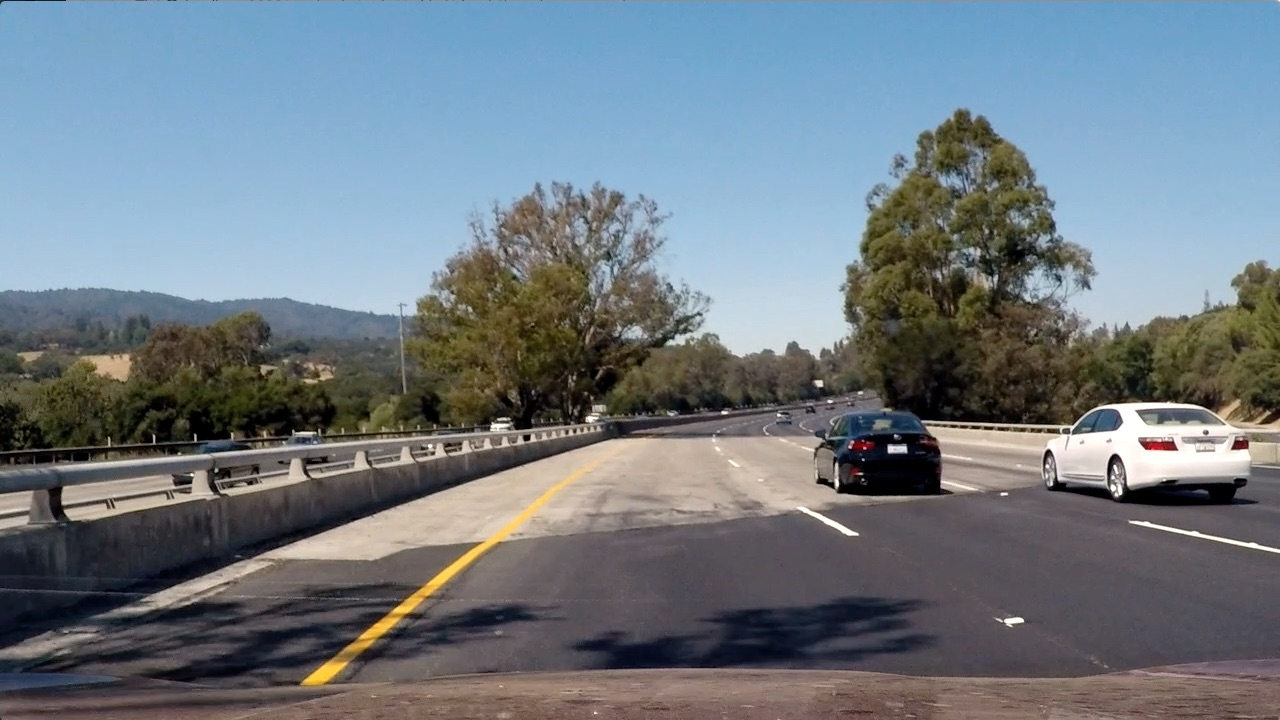
#> input picture test_images/test4.jpg, 1280 x 720 px; the run also reads 1 picture not shown here
$ python 'Project 2.py'   (older library calls are emulated)
#> lines starting #> are read from the running program, lines starting #| are printed output that depends on the picture; after the words box and inside, x2 and y2 are one past the last pixel; in counts of white or black regions, pixels touching at a corner belong together
#!/usr/bin/env python
# coding: utf-8

# In[2]:


# 1st Code Cell
#importing some useful packages
import matplotlib.pyplot as plt
import matplotlib.image as mpimg
import numpy as np
import cv2
import math
import os

get_ipython().run_line_magic('matplotlib', 'inline')

ym_per_pix = 30/720 # meters per pixel in y dimension
xm_per_pix = 3.7/1280 # meters per pixel in x dimension


# In[3]:


# 2nd Code Cell
#reading in an image
os.listdir("test_images/")
test_image = mpimg.imread('test_images/test4.jpg')
#> test_image is the input picture: shape (720, 1280, 3); mean R, G, B 112.2, 122.7, 130.9

path = os.path.realpath('test_images/straight_lines2.jpg')
filename_w_ext = os.path.basename(path)
filename, file_extension = os.path.splitext(filename_w_ext)

#printing out some stats and plotting
print('This image is:', type(test_image), 'with dimensions:', test_image.shape)
#| This image is: <class 'numpy.ndarray'> with dimensions: (720, 1280, 3)
plt.imshow(test_image)

filename_new = 'output_images'+'/'+ 'original_raw_picture'+file_extension
mpimg.imsave(filename_new, test_image)


# In[4]:


# 3rd Code Cell
# Calibrate the camera
calibration_image = mpimg.imread('camera_cal/calibration2.jpg')
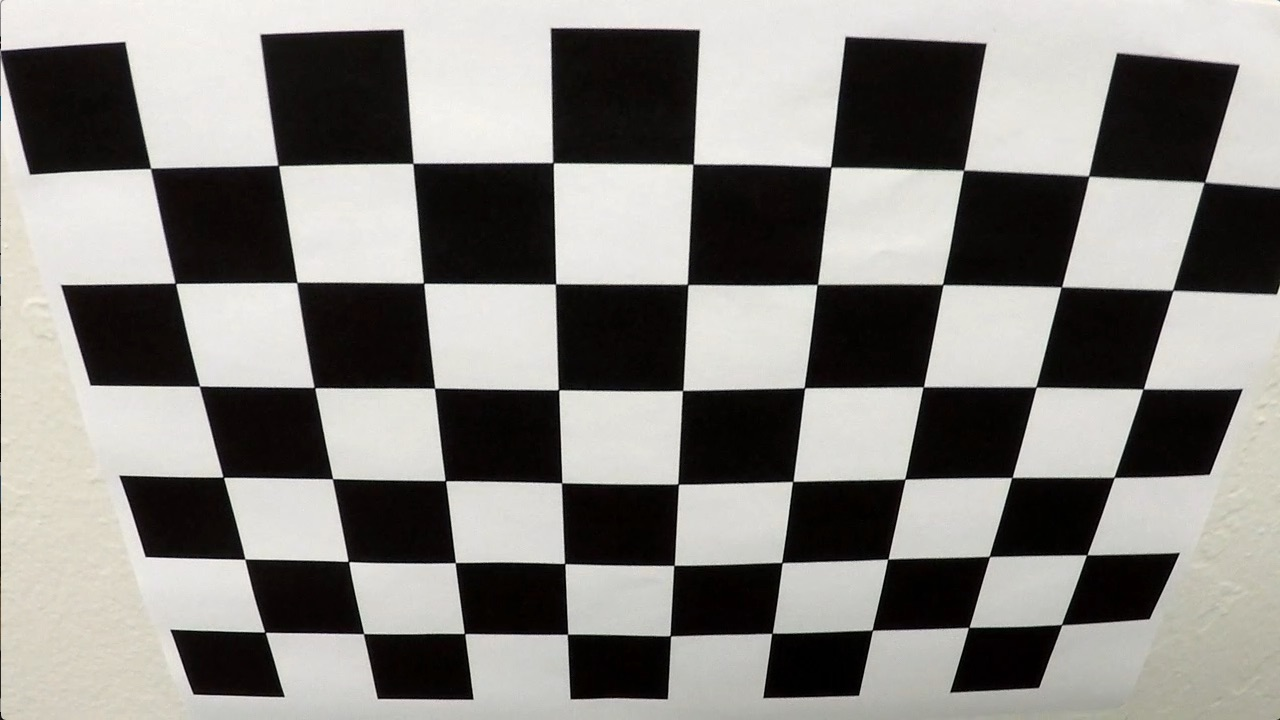
#> input picture camera_cal/calibration2.jpg, 1280 x 720 px
#> calibration_image is the input picture: shape (720, 1280, 3); mean R, G, B 134.4, 132.4, 128.5

nx = 9 # the number of inside corners in x
ny = 6 # the number of inside corners in y

#printing out some stats and plotting
print('This image is:', type(calibration_image), 'with dimensions:', calibration_image.shape)
#| This image is: <class 'numpy.ndarray'> with dimensions: (720, 1280, 3)
plt.imshow(calibration_image)


filename_new = 'output_images'+'/'+ 'original chessboard'+file_extension
mpimg.imsave(filename_new, calibration_image)


# In[5]:


# 4th Code Cell
def camera_calibation(image):
    '''
    Calculate mtx and dist for this camera
    '''
    # Array to store objects points and image points fom all the images
    objpoints = []
    imgpoints = []

    # Prepare object points, like (0, 0, 0), (1, 0, 0), ..., (8, 5, 0)
    objp = np.zeros((6*9, 3), np.float32)
    objp[:,:2] = np.mgrid[0:9, 0:6].T.reshape(-1, 2) # x, y coordinates

    gray = cv2.cvtColor(image, cv2.COLOR_RGB2GRAY)

    # Find the chessboard corners
    ret, corners = cv2.findChessboardCorners(gray, (9,6), None)

    # If corners are found, add object points, image points
    if ret == True:
        imgpoints.append(corners)
        objpoints.append(objp)
        ret, mtx, dist, rvecs, tvecs = cv2.calibrateCamera(objpoints, imgpoints, gray.shape[::-1], None, None)
    else:
        mtx = np.zeros((3,3),dtype=float)
        dist = np.zeros((1,5),dtype=float)
    return mtx, dist, ret


# In[6]:


# 5th Code Cell
def undistort_chessboard(image, mtx, dist, ret):
    '''
    Undistort an chessboard picture to check if the undistort functino is working or not
    '''
    if ret == True:
        # Undistort using mtx and dist
        undist = cv2.undistort(image, mtx, dist, None, mtx)
    else:
        undist = np.copy(image)

    gray = cv2.cvtColor(undist, cv2.COLOR_RGB2GRAY)

    # Find the chessboard corners
    ret, corners = cv2.findChessboardCorners(gray, (nx, ny), None)

    if ret == True:
            offset = 100 # offset for dst points
            # Grab the image shape
            img_size = (gray.shape[1], gray.shape[0])

            # For source points I'm grabbing the outer four detected corners
            src = np.float32([corners[0], corners[nx-1], corners[-1], corners[-nx]])
            # For destination points, I'm arbitrarily choosing some points to be
            # a nice fit for displaying our warped result
            # again, not exact, but close enough for our purposes
            dst = np.float32([[offset, offset], [img_size[0]-offset, offset],
                                         [img_size[0]-offset, img_size[1]-offset],
                                         [offset, img_size[1]-offset]])
            # Given src and dst points, calculate the perspective transform matrix
            M = cv2.getPerspectiveTransform(src, dst)
            Minv = cv2.getPerspectiveTransform(dst, src)
            # Warp the image using OpenCV warpPerspective()
            warped = cv2.warpPerspective(undist, M, img_size)
    else:
        warped = np.copy(undist)

    return warped

mtx_chessboard, distchessboard, ret_chessboard = camera_calibation(calibration_image)
#> in camera_calibation, `ret, corners = cv2.findChessboardCorners(gray, (9,6), None)`: ret = True; corners = 54 rows, first 8: [150.6, 168.4], [278.3, 165.4], [412.9, 163.5], [553, 162.6], [693.2, 164.2], [830.6, 166.9], [963.5, 170.4], [1088.6, 176.1]
#> in camera_calibation, `ret, mtx, dist, rvecs, tvecs = cv2.calibrateCamera(objpoints, imgpoint..`: ret = 0.867; mtx = [[788.8, 0, 646.8], [0, 756, 212.5], [0, 0, 1]]; dist = [[-0.159, 0.0736, 0.0212, 0.00277, -0.00689]]; rvecs = ([0.401, -0.0328, 0.0155],); tvecs = ([-3.67, -0.395, 5.45],)
#> mtx_chessboard = [[788.8, 0, 646.8], [0, 756, 212.5], [0, 0, 1]]; distchessboard = [[-0.159, 0.0736, 0.0212, 0.00277, -0.00689]]; ret_chessboard = 0.867
warped_chessboard= undistort_chessboard(calibration_image, mtx_chessboard, distchessboard, ret_chessboard)
#> in undistort_chessboard, `ret, corners = cv2.findChessboardCorners(gray, (nx, ny), None)`: ret = True
#> in undistort_chessboard, `src = np.float32([corners[0], corners[nx-1], corners[-1], corners[-nx]])`: src = [[150.6, 168.4], [1204.5, 182.4], [1061.5, 624.6], [265.1, 632.2]]
#> in undistort_chessboard, `M = cv2.getPerspectiveTransform(src, dst)`: M = [[0.886, -0.268, 2.99], [-0.0141, 0.722, -28.16], [-3.85e-05, -0.000482, 1]]
#> in undistort_chessboard, `Minv = cv2.getPerspectiveTransform(dst, src)`: Minv = [[1.11, 0.419, 8.47], [0.0238, 1.39, 39.16], [5.43e-05, 0.000688, 1]]

filename_new = 'output_images'+'/'+ 'undistorted_and_warped_chessboard'+file_extension
mpimg.imsave(filename_new, warped_chessboard)

# Plot the result
f, (ax1, ax2) = plt.subplots(1, 2, figsize=(24, 9))
f.tight_layout()

ax1.imshow(calibration_image)
ax1.set_title('Original Chessboard', fontsize=40)

ax2.imshow(warped_chessboard)
ax2.set_title('Undistotorted and Warped Chessboard', fontsize=40)
plt.subplots_adjust(left=0., right=1, top=0.9, bottom=0.)


# In[7]:


# 6th Code Cell
def camera_calibation_all():
    '''
    Compute the camera calibration matrix and distortion coefficients given a set of chessboard images
    '''
    mtx_sum = np.zeros((3,3),dtype=float)
    dist_sum = np.zeros((1,5),dtype=float)
    mtx_ave = np.zeros((3,3),dtype=float)
    dist_ave = np.zeros((1,5),dtype=float)
    number_of_cal_image = 0

    for cal_image in os.listdir("camera_cal/"):
        path = os.path.realpath(cal_image)
        filename_w_ext = os.path.basename(path)
        filename, file_extension = os.path.splitext(filename_w_ext)

        # Read in the image
        image = mpimg.imread("camera_cal/"+filename_w_ext)

        mtx, dist, ret = camera_calibation(image)

        if ret != False:
            number_of_cal_image += 1
            # Add to mtx_sum
            for i in range(len(mtx)):
                for j in range(len(mtx[0])):
                    mtx_sum[i][j] += mtx[i][j]

            # Add to dist_sum
            for i in range(len(dist[0])):
                dist_sum[0][i] += dist[0][i]

    for i in range(len(mtx_sum)):
        for j in range(len(mtx_sum[0])):
            mtx_ave[i][j] = mtx_sum[i][j]/number_of_cal_image

    for i in range(len(dist_sum[0])):
        dist_ave[0][j] = dist_sum[0][j]/number_of_cal_image
    return mtx_ave, dist_ave

mtx_chessboard_all, dist_chessboard_all = camera_calibation_all()
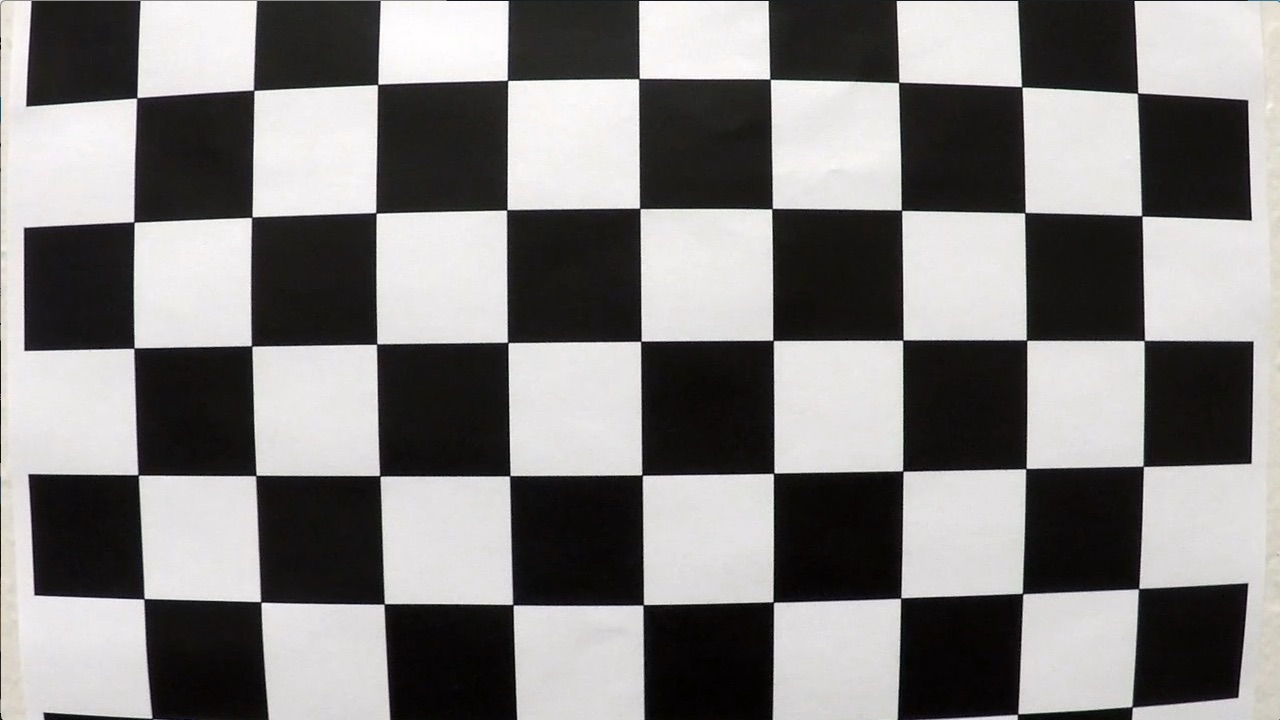
#> input picture camera_cal/calibration1.jpg, 1280 x 720 px
#> in camera_calibation_all, image is the input picture: shape (720, 1280, 3); mean R, G, B 130.1, 128.4, 127.8
#> in camera_calibation_all, `mtx, dist, ret = camera_calibation(image)`: mtx = [[0, 0, 0], [0, 0, 0], [0, 0, 0]]; dist = [[0, 0, 0, 0, 0]]; ret = False


# In[8]:


# 7th Code Cell
def undistort_image(image, mtx, dist):
    '''
    Apply a distortion correction to raw images.
    '''
    # Use the OpenCV undistort() function to remove distortion
    undist = cv2.undistort(image, mtx, dist, None, mtx)
    return undist

undistort_test_image = undistort_image(test_image, mtx_chessboard_all, dist_chessboard_all)

filename_new = 'output_images'+'/'+ 'undistorted_picture'+file_extension
mpimg.imsave(filename_new, undistort_test_image)


# Plot the result
f, (ax1, ax2) = plt.subplots(1, 2, figsize=(24, 9))
f.tight_layout()

ax1.imshow(test_image)
ax1.set_title('Original Picture', fontsize=40)

ax2.imshow(undistort_test_image)
ax2.set_title('Undistorted Picture', fontsize=40)
plt.subplots_adjust(left=0., right=1, top=0.9, bottom=0.)


# In[9]:


# 8th Code Cell
def region_of_interest(img, vertices):
    '''
    Mask picture to only area of interest
    '''
    #defining a blank mask to start with
    mask = np.zeros_like(img)

    #defining a 3 channel or 1 channel color to fill the mask with depending on the input image
    if len(img.shape) > 2:
        channel_count = img.shape[2]  # i.e. 3 or 4 depending on your image
        ignore_mask_color = (255,) * channel_count
    else:
        ignore_mask_color = 255

    #filling pixels inside the polygon defined by "vertices" with the fill color
    cv2.fillPoly(mask, vertices, ignore_mask_color)

    #returning the image only where mask pixels are nonzero
    masked_image = cv2.bitwise_and(img, mask)
    return masked_image


def define_vertices(img):
    '''
    Define the area of interest
    '''
    imshape = img.shape
    top_left = (imshape[1]/2 - 40, imshape[0]/2 + 70)
    top_right = (imshape[1]/2 + 40, imshape[0]/2 + 70)
    vertices = np.array([[(0,imshape[0]),top_left, top_right, (imshape[1],imshape[0])]], dtype=np.int32)
    return vertices

vertices_test_image = define_vertices(undistort_test_image)
masked_test_image = region_of_interest(undistort_test_image, vertices_test_image)
#> in region_of_interest, `cv2.fillPoly(mask, vertices, ignore_mask_color)`:
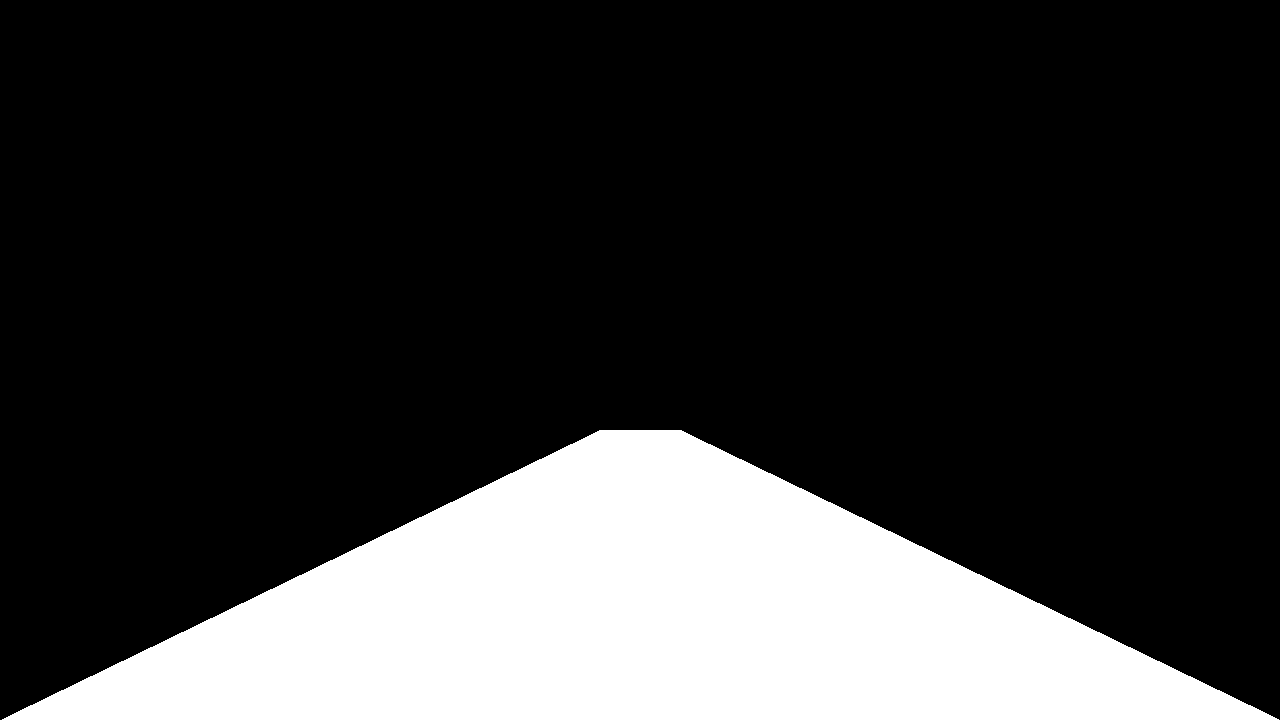
#> mask: shape (720, 1280, 3); 21.4% white; 1 white region, box (x1, y1, x2, y2) and area: (2, 430, 1279, 720) 197219

filename_new = 'output_images'+'/'+ 'masked_image'+file_extension
mpimg.imsave(filename_new, masked_test_image)

# Plot the result
f, (ax1, ax2) = plt.subplots(1, 2, figsize=(24, 9))
f.tight_layout()

ax1.imshow(undistort_test_image)
ax1.set_title('Undistort Image', fontsize=40)

ax2.imshow(masked_test_image)
ax2.set_title('Masked Image', fontsize=40)
plt.subplots_adjust(left=0., right=1, top=0.9, bottom=0.)


# In[10]:


# 9th Code Cell
def detect_line(img, s_thresh=(170, 255), sx_thresh=(20, 100)):
    '''
    Use color transforms, gradients, etc., to create a thresholded binary image
    '''
    img = np.copy(img)
    # Convert to HLS color space and separate the V channel
    hls = cv2.cvtColor(img, cv2.COLOR_RGB2HLS)
    l_channel = hls[:,:,1]
    s_channel = hls[:,:,2]
    # Sobel x
    sobelx = cv2.Sobel(l_channel, cv2.CV_64F, 1, 0) # Take the derivative in x
    abs_sobelx = np.absolute(sobelx) # Absolute x derivative to accentuate lines away from horizontal
    scaled_sobel = np.uint8(255*abs_sobelx/np.max(abs_sobelx))

    # Threshold x gradient
    sxbinary = np.zeros_like(scaled_sobel)
    sxbinary[(scaled_sobel >= sx_thresh[0]) & (scaled_sobel <= sx_thresh[1])] = 1

    # Threshold color channel
    s_binary = np.zeros_like(s_channel)
    s_binary[(s_channel >= s_thresh[0]) & (s_channel <= s_thresh[1])] = 1
    # Stack each channel
    color_binary = np.dstack(( np.zeros_like(sxbinary), sxbinary, s_binary)) * 255

    # Combine the two binary thresholds
    combined_binary = np.zeros_like(sxbinary)
    combined_binary[(s_binary == 1) | (sxbinary == 1)] = 1

    vertices = define_vertices(combined_binary)
    masked_edges = region_of_interest(combined_binary, vertices)

    return masked_edges

masked_test_edges = detect_line(undistort_test_image)
#> in detect_line, `abs_sobelx = np.absolute(sobelx)`:
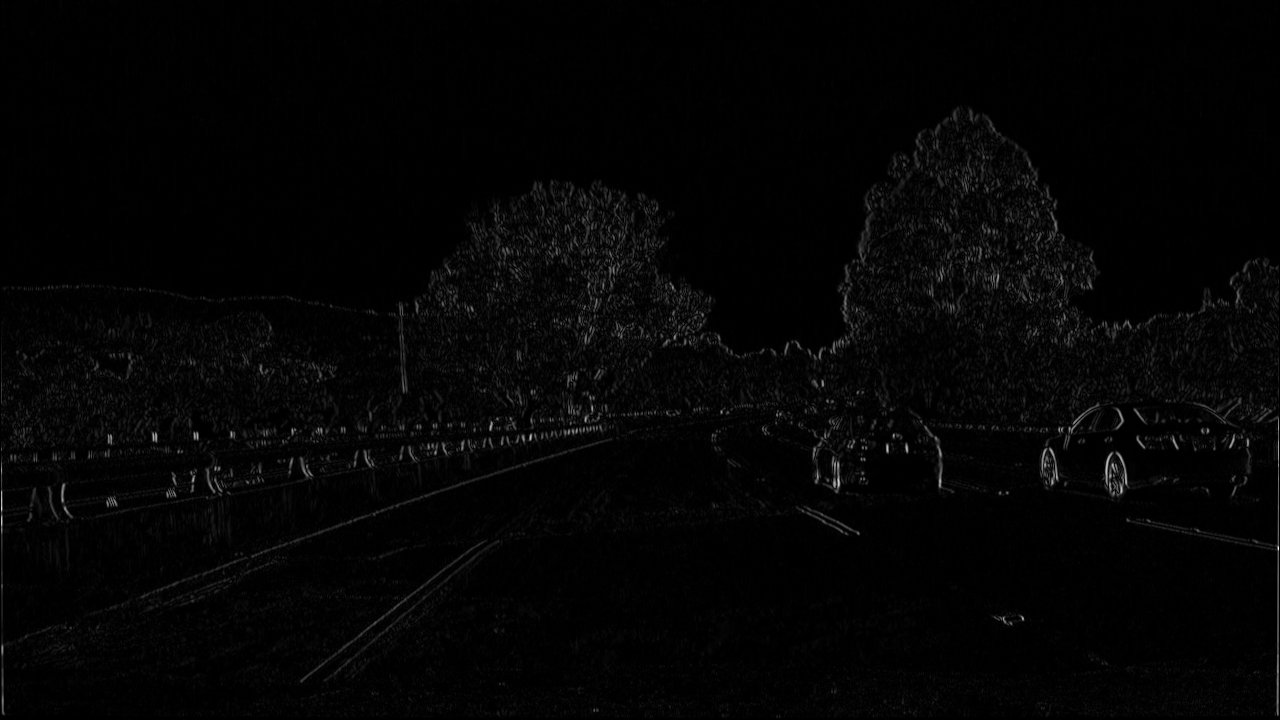
#> abs_sobelx: shape (720, 1280) float64; min 0, max 958, mean 17.3; drawn with min black and max white
#> (the rest of the program and of its run is left out)
